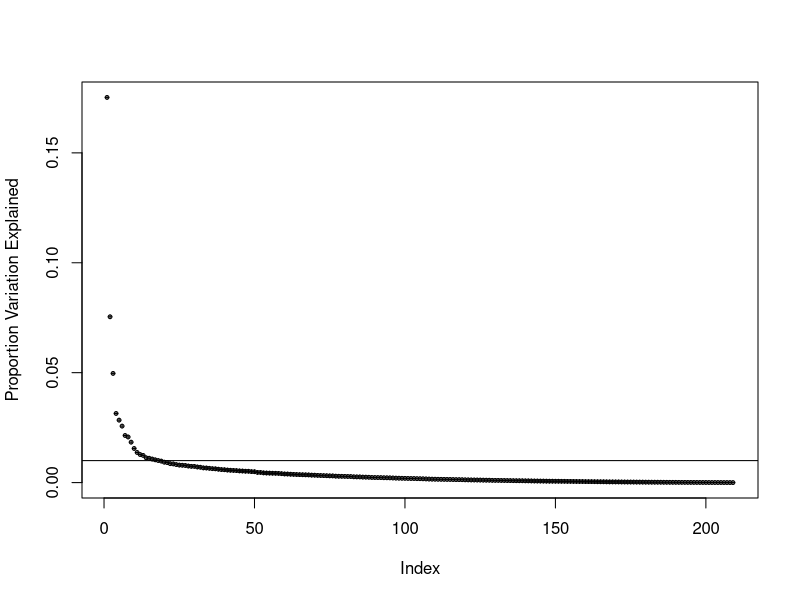
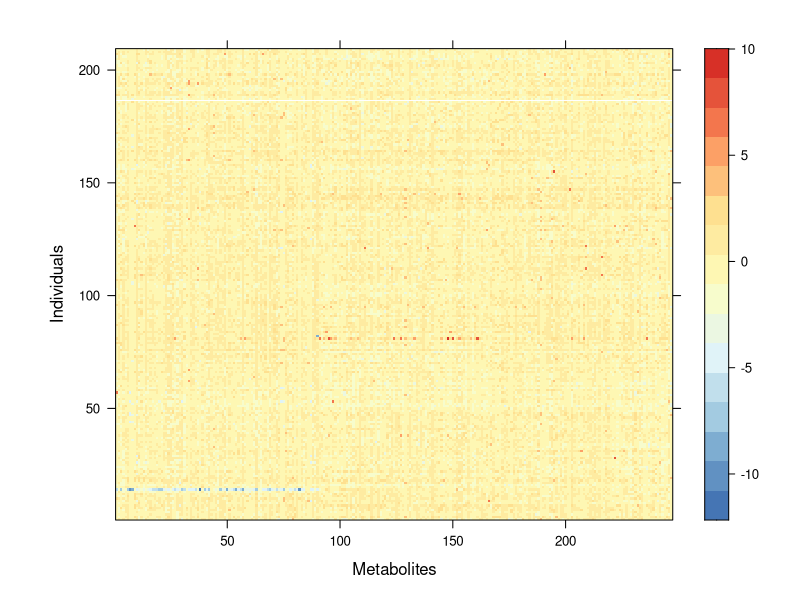
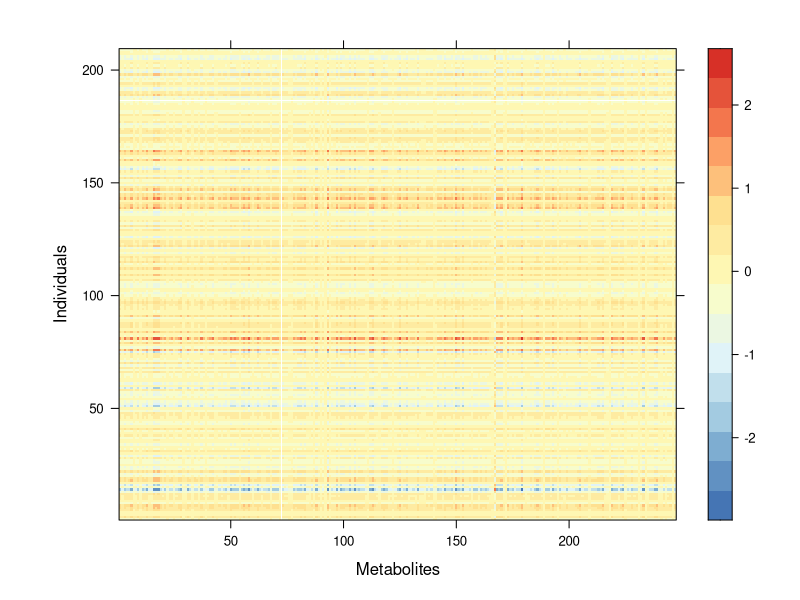
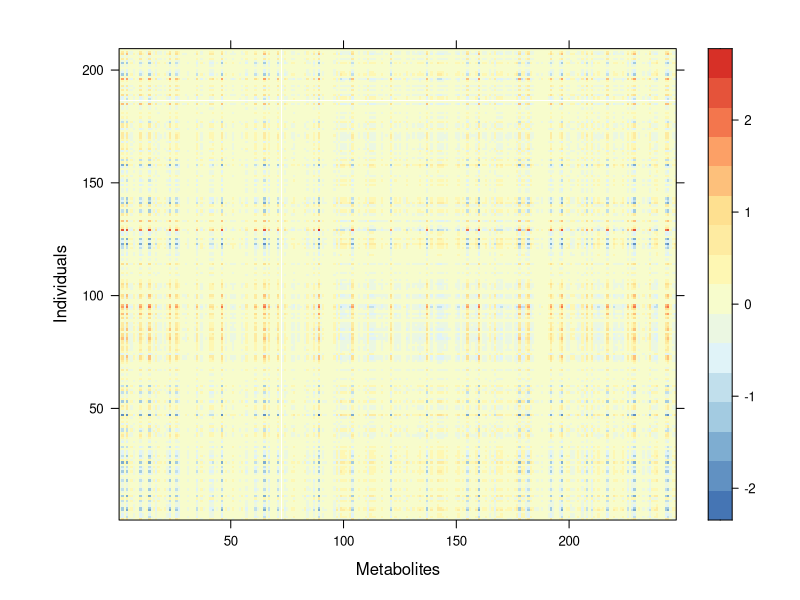
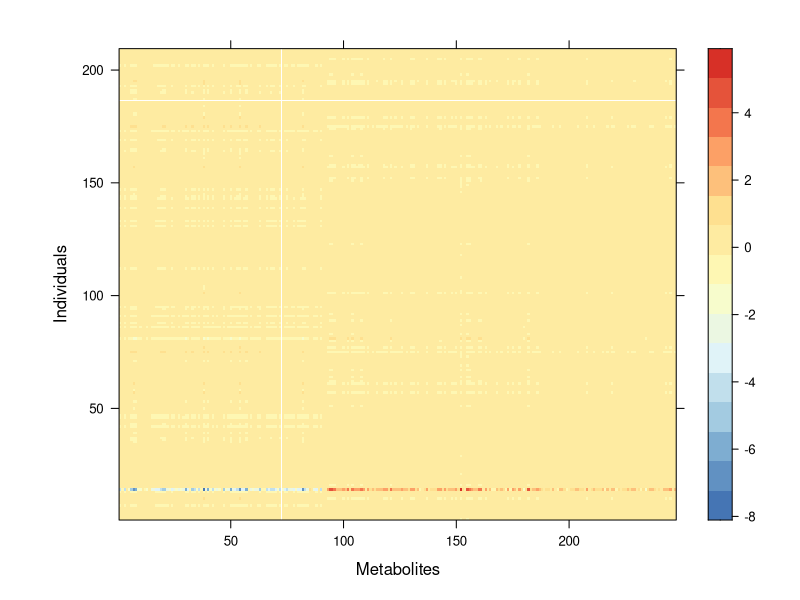

Write the R code that produced these figures, in order.
## ---- chunk 1
setwd("~/KKScardiology/analysis")

data=na.omit(data.frame(read.csv("../data/kts.csv",header = T)))##omitted 79 rows
metab=data[,24:ncol(data)]
metab=metab[,-213]
v=svd(metab)$v
u=svd(metab)$u
d=svd(metab)$d

X=as.matrix(metab)


clrs <- colorRampPalette(rev(c("#D73027","#FC8D59","#FEE090","#FFFFBF","#E0F3F8","#91BFDB","#4575B4")))(64)
library("lattice")
X=scale(X,center=TRUE,scale=TRUE)

rownames(X)=colnames(X)=NULL
## ---- chunk 2


#Take svd
svd.X = svd(X)
u = svd.X$u; v=svd.X$v; d=svd.X$d
plot(d^2/sum(d^2),lty=3,pch=10,lwd=1,cex=0.5,ylab="Proportion Variation Explained")
abline(h=0.01)
## ---- chunk 3

#1st principal matrix 
pcm1 = d[1]*matrix(u[,1])%*%t(matrix(v[,1]))

#2nd principal matrix 
pcm2 = d[2]*matrix(u[,2])%*%t(matrix(v[,2]))

#3rd principal matrix 
pcm3 = d[3]*matrix(u[,3])%*%t(matrix(v[,3]))

print(levelplot(t(X),col.regions = clrs,xlab = "Metabolites",ylab = "Individuals",colorkey = TRUE))
print(levelplot(t(pcm1),col.regions = clrs,xlab = "Metabolites",ylab = "Individuals",colorkey = TRUE))
print(levelplot(t(pcm2),col.regions = clrs,xlab = "Metabolites",ylab = "Individuals",colorkey = TRUE))
print(levelplot(t(pcm3),col.regions = clrs,xlab = "Metabolites",ylab = "Individuals",colorkey = TRUE))
